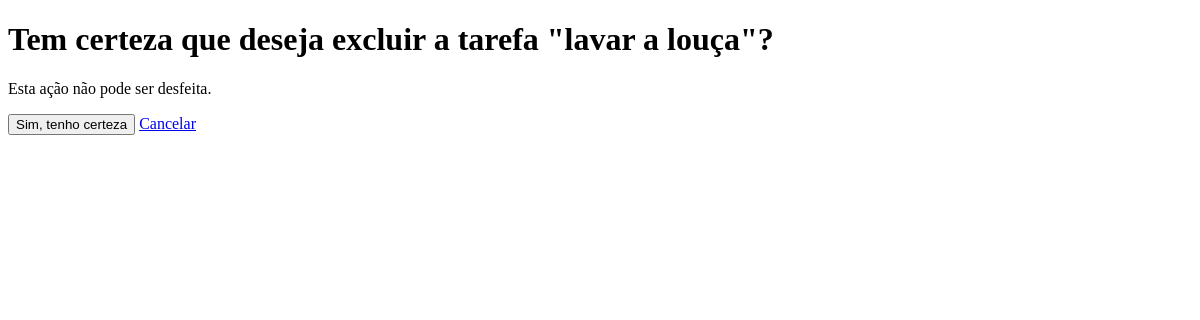
Before: /tarefas/3/excluir/ with the older database file.
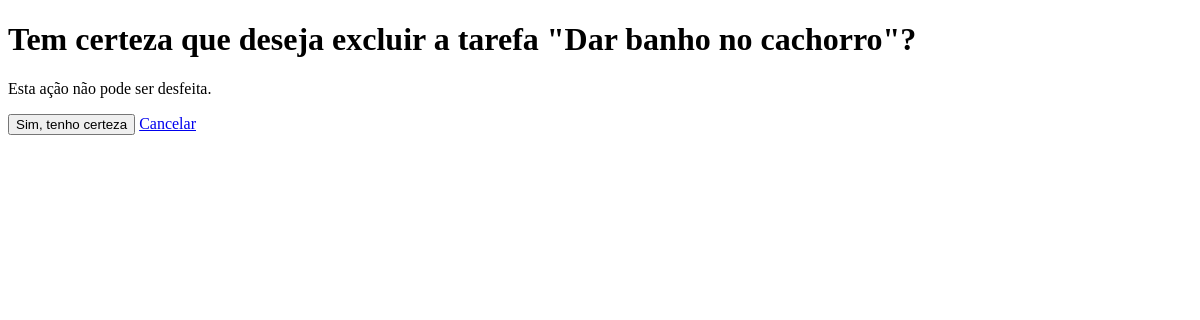
After: the same page with the newer database file.
### tarefas/models.py (models this page shows, shortened)
class Tarefa(models.Model):
    titulo = models.CharField(max_length=200)
    descricao = models.TextField(blank=True)
    concluida = models.BooleanField(default=False)
    data_criacao = models.DateTimeField(auto_now_add=True)

### tarefas/views.py (the view)
# urls.py: path('<int:tarefa_id>/excluir/', views.excluir_tarefa, name = 'excluir_tarefa'),
def excluir_tarefa(request, tarefa_id):
    tarefa = get_object_or_404(Tarefa, pk= tarefa_id)
    if request.method == 'POST':
        tarefa.delete()# deleta o objeto no banco
        return redirect('lista_tarefas')
    return render(request, 'tarefas/confirmar_exclusao.html', {'tarefa': tarefa})

### tarefas/templates/tarefas/confirmar_exclusao.html (shortened to what this page needs)
<!DOCTYPE html>
<html lang="pt-br">
<head>
</head>
<body>
    <h1>Tem certeza que deseja excluir a tarefa "{{ tarefa.titulo }}"?</h1>
    <p>Esta ação não pode ser desfeita.</p>
    <form method="POST">
        <button type="submit">Sim, tenho certeza</button>
        <a href="{% url 'detalhe_tarefa' tarefa.id %}">Cancelar</a>
    </form>
</body>
</html>

Changed rows visible on the page:
changed Tarefa: titulo "lavar a louça" → "Dar banho no cachorro"
